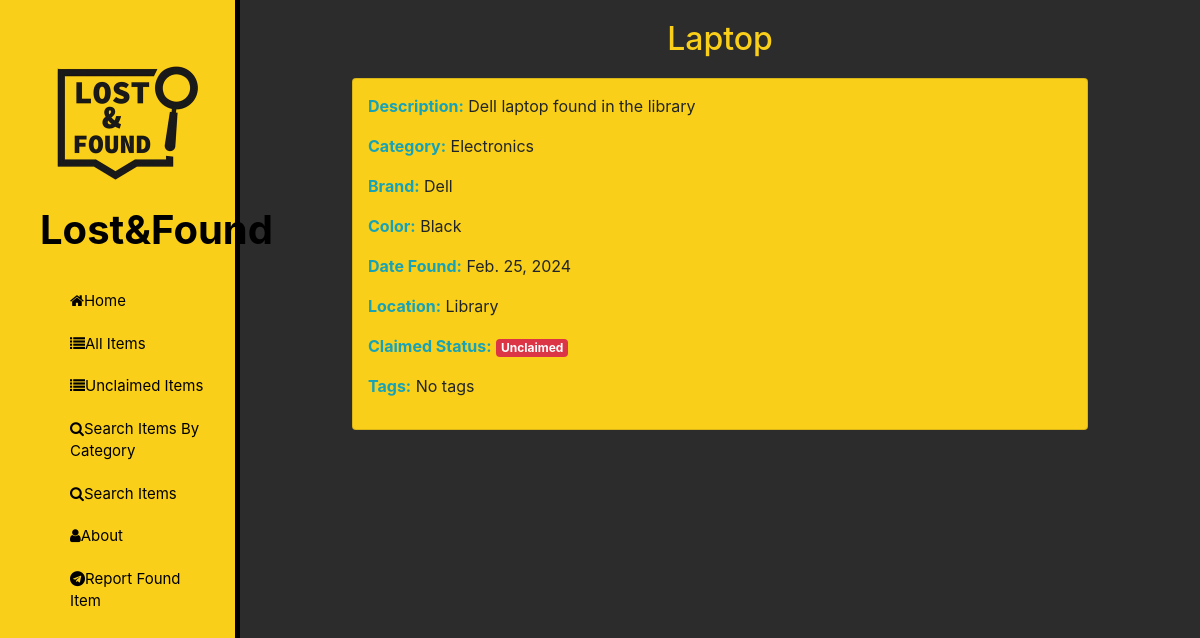
/items/1, run on an earlier commit of the app's database.
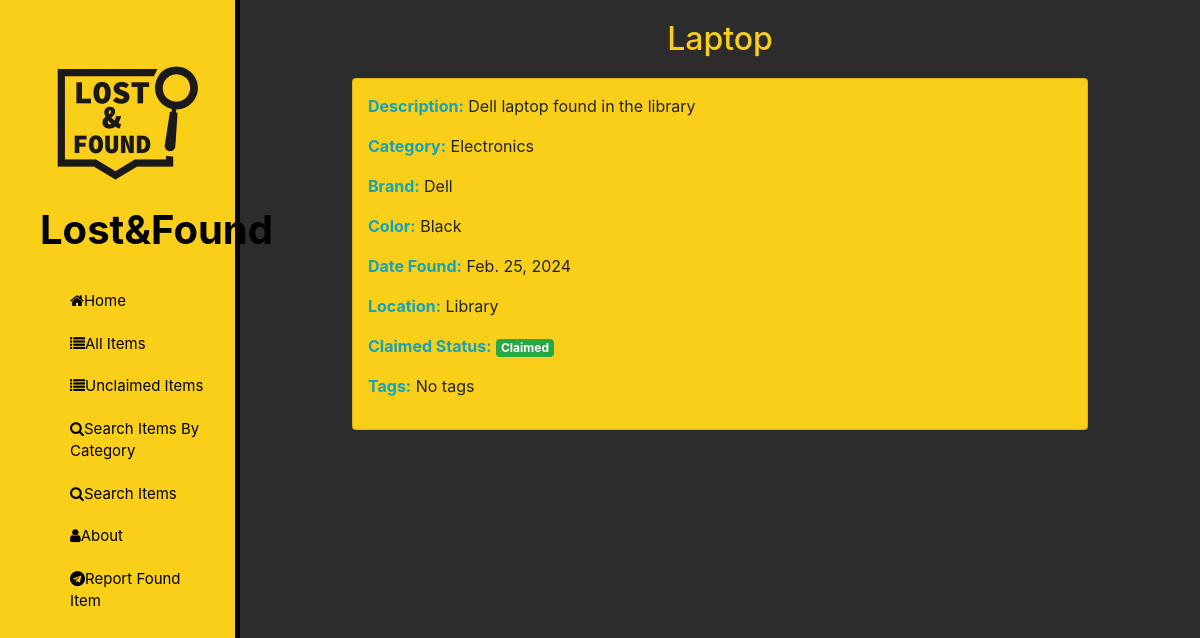
And on a later commit of the database.
### mainapp/models.py (models this page shows, shortened)
class Item(models.Model):
    name = models.CharField(max_length=50)
    description = models.CharField(max_length=250)
    category = models.ForeignKey(Category, on_delete=models.CASCADE)
    brand = models.CharField(null=True, blank=True,max_length=20)
    color = models.CharField(null=True, blank=True,max_length=20)
    date_found = models.DateField(auto_now_add=True)
    claimed_status = models.BooleanField(default=False)
    location = models.CharField(max_length=255)
    tags = models.ManyToManyField(Tag, through="ItemTag")

class Category(models.Model):
    name = models.CharField(max_length=50, unique=True)
    def __str__(self):
        return self.name

### mainapp/views.py (the view)
# urls.py: path('items/<int:pk>',views.item_detail,name='item-detail'),
def item_detail(request,pk):
    item = get_object_or_404(Item,pk=pk)
    context = {
        'item':item
    }
    return render(request,'mainapp/item-detail.html',context)

### mainapp/templates/mainapp/item-detail.html
{% extends 'index.html' %}
{% block content %}
    <h2 class="head">{{ item.name }}</h2>
    <ul class="list-group">
        <li class="list-group-item">
            <p><span class="text-info">Description:</span> {{ item.description }}</p>
            <p><span class="text-info">Category:</span> {{ item.category }}</p>
            <p><span class="text-info">Brand:</span> {{ item.brand|default:"N/A" }}</p>
            <p><span class="text-info">Color:</span> {{ item.color|default:"Not specified" }}</p>
            <p><span class="text-info">Date Found:</span> {{ item.date_found }}</p>
            <p><span class="text-info">Location:</span> {{ item.location }}</p>
            <p><span class="text-info">Claimed Status:</span>
                {% if item.claimed_status %}
                    <span class="badge badge-success">Claimed</span>
                {% else %}
                    <span class="badge badge-danger">Unclaimed</span>
                {% endif %}
            </p>
            <p><span class="text-info">Tags:</span>
                {% for tag in item.tags.all %}
                    <span class="badge badge-secondary">{{ tag.name }}</span>
                {% empty %}
                    No tags
                {% endfor %}
            </p>
        </li>
    </ul>
{% endblock %}

### templates/index.html (shortened to what this page needs)
<!DOCTYPE html>
{% load static %}
<html lang="en">
<head>
    <link rel="stylesheet" href="https://use.fontawesome.com/releases/v5.8.2/css/all.css">
    <link rel="stylesheet" href="https://stackpath.bootstrapcdn.com/bootstrap/4.4.1/css/bootstrap.min.css"
>
    <link rel="stylesheet" href="https://cdnjs.cloudflare.com/ajax/libs/font-awesome/4.7.0/css/font-awesome.min.css">
    <link rel="stylesheet" href="{% static 'main.css' %}">
</head>
<body>
<aside>
    <img src="{% static 'logo.png' %}" alt="logo">
    <span class="logo">Lost&Found</span>
    <br>
    <ul>
        <a href="{% url 'home' %}">
            <li><i class="fa fa-home"></i>Home</li>
        </a>
        <a href="{% url 'all-items' %}">
            <li><i class="fa fa-list"></i>All Items</li>
        </a>
        <a href="{% url 'unclaimed-items' %}">
            <li><i class="fa fa-list"></i>Unclaimed Items</li>
        </a>
        <a href="{% url 'filter' %}">
            <li><i class="fa fa-search" aria-hidden="true"></i>Search Items By Category</li>
        </a>
        <a href="{% url 'search' %}">
            <li><i class="fa fa-search" aria-hidden="true"></i>Search Items</li>
        </a>
        <a href="{% url 'about' %}">
            <li><i class="fa fa-user"></i>About</li>
        </a>
        <a href="{% url 'report' %}">
            <li><i class="fa fa-telegram"></i>Report Found Item</li>
        </a>
    </ul>
</aside>
<main>
    {% block content %}{% endblock %}
</main>
</body>
</html>

### static/main.css (style rules this page uses)
body { background: #2c2c2c; }
aside { position: fixed; width: 20%; height: 100vh; background: #f9cf19; padding: 2.5%; color: black; border-right: 5px solid black; }
main { margin-left: 20%; padding: 20px; }
aside img { width: 180px; display: block; margin: 0 auto; }
aside .logo { font-size: 40px; margin-left: 10px; font-weight: bold; position: relative; top: -10px; }
aside ul { list-style: none }
aside ul li { color: black; display: block; margin-top: 20px; font-size: 15px; }
.list-group { width: 80%; margin: 20px auto; }
.list-group-item { background: #f9cf19; border-radius: 10px; padding: 15px; margin-bottom: 10px; }
.text-info { font-weight: bold; color: #007bff; }
.head { text-align: center; color: #f9cf19; }

What changed in the data, as far as the page shows it:
changed Item "Laptop": claimed_status False → True (drawn)
Also different on the page:
text no longer shown: "Unclaimed"
text now shown: "Claimed"
